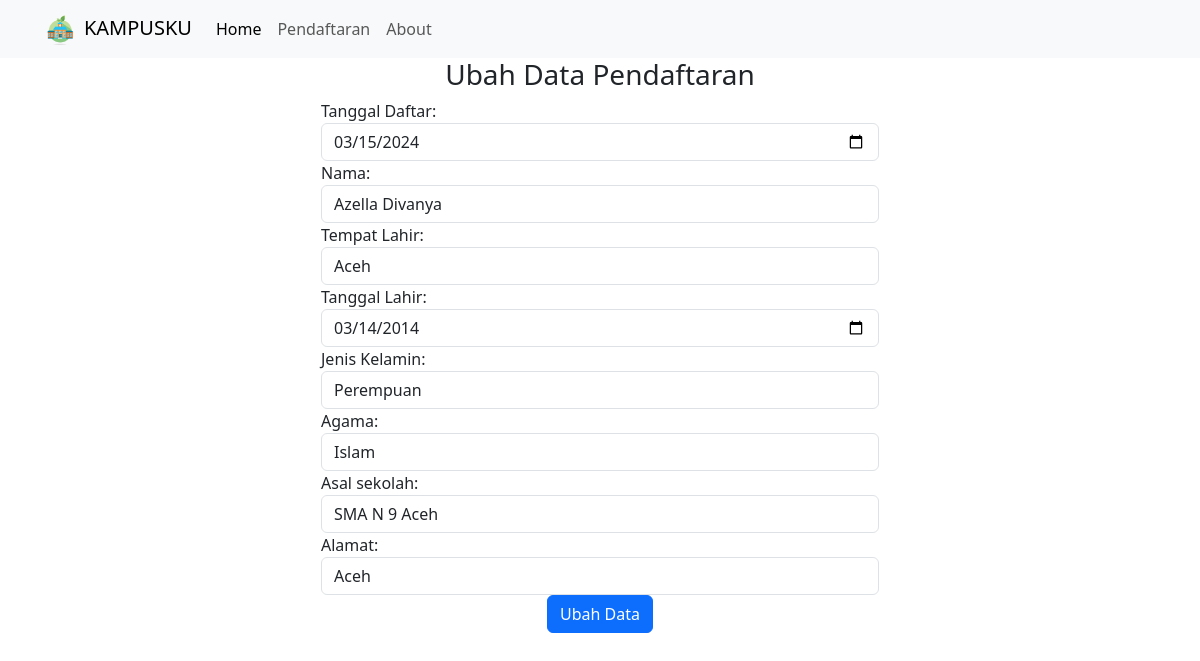
/public/Pendaftaran/fromubah/1, run on the app's committed database.
### tables this page shows
CREATE TABLE `pendaftaran` (
  `no_pendaftaran` int(10) NOT NULL,
  `tanggal_daftar` date NOT NULL,
  `nama` varchar(40) NOT NULL,
  `tempat_lahir` varchar(20) NOT NULL,
  `tanggal_lahir` date NOT NULL,
  `jenis_kelamin` varchar(20) NOT NULL,
  `agama` varchar(20) NOT NULL,
  `asal_sekolah` varchar(30) NOT NULL,
  `alamat` varchar(30) NOT NULL
);

### app/core/Controller.php (called while the page is built, shortened)
<?php
class Controller{
    public function view($view, $data = [])
    {
        require_once '../app/views/' . $view . '.php';
    }
    public function model($model)
    {
        return new $model;
    }
}

### app/controllers/Pendaftaran.php (called while the page is built, shortened)
<?php
class pendaftaran extends Controller {
public function fromubah($no_pendaftaran)
    {
        $data['judul'] = 'Ubah Data Pendaftaran';
        $data['ubahdata'] = $this->model('Pendaftaran_model')->ubah($no_pendaftaran);
        $this->view('pendaftaran/ubah_data', $data);
    }
}

### app/core/App.php (called while the page is built, shortened)
<?php
class App{
    protected $method = 'index';
    protected $params = [];
    public function __construct()
    {
        $url = $this->parseURL();
        if (isset($url[0]) && file_exists('../app/controllers/' . $url[0] . '.php')) {
            unset($url[0]);
        }
        $this->controller = new $this->controller;
        if (isset($url[1])) {
            if (method_exists($this->controller, $url[1])) {
                $this->method = $url[1];
                unset($url[1]);
            }
        }
        if (!empty($url)) {
            $this->params = array_values($url);
        }
        call_user_func_array([$this->controller, $this->method], $this->params);
    }
    public function parseURL()
    {
        if(isset($_GET['url'])){
            $url = rtrim($_GET['url'], '/');
            $url = filter_var($url, FILTER_SANITIZE_URL);
            $url = explode('/', $url);
            return $url;
        }
    }
}

### public/index.php (called while the page is built, shortened)
<?php
$app = new App;

### app/core/Database.php (called while the page is built, shortened)
<?php
class Database
{
    private $host = DB_HOST;
    private $user = DB_USER;
    private $pass = DB_PASS;
    private $db_name = DB_NAME;
    private $dbh;
    private $stmt;
    public function __construct()
    {
        $dsn = 'mysql:host=' . $this->host . ';dbname=' . $this->db_name;
        $option = [
            PDO::ATTR_PERSISTENT => true,
            PDO::ATTR_ERRMODE => PDO::ERRMODE_EXCEPTION
        ];
        try {
            $this->dbh = new PDO($dsn, $this->user, $this->pass, $option);
        } catch (PDOException $e) {
            die($e->getMessage());
        }
    }
    public function query($query)
    {
        $this->stmt = $this->dbh->prepare($query);
    }
    public function bind($param, $value, $type = null)
    {
        if (is_null($type)) {
            switch (true) {
                default:
                    $type = PDO::PARAM_STR;
            }
        }
        $this->stmt->bindValue($param, $value, $type);
    }
    public function execute()
    {
        $this->stmt->execute();
    }
    public function resultAll()
    {
        $this->execute();
        return $this->stmt->fetchAll(PDO::FETCH_ASSOC);
    }
}

### app/models/Pendaftaran_model.php (called while the page is built, shortened)
<?php
class Pendaftaran_model {
    private $db ;
    public function __construct()
    {
        $this->db = new Database;
    }
public function ubah($no_pendaftaran)
{
    $this->db->query("SELECT * FROM pendaftaran WHERE no_pendaftaran =:no_pendaftaran");
    $this->db->bind('no_pendaftaran', $no_pendaftaran);
    return $this->db->resultAll();
}
}

### app/views/pendaftaran/ubah_data.php (the view, shortened to what this page needs)
<div class ="container">
<form action="<?=BASEURL?>/Pendaftaran/prosesubah" method="POST" class="mx-auto" style="width: 50%; margin-left: 2cm;">
    <h3 class="text-center">Ubah Data Pendaftaran</h3>
    <?php foreach ($data['ubahdata'] as $ubah): ?>
        <div class="form-group">
            <label for="tanggal_daftar">Tanggal Daftar:</label>
            <input type="date" class="form-control" value="<?= $ubah['tanggal_daftar']?>" name="tanggal_daftar">
        </div>
        <div class="form-group">
            <label for="nama">Nama:</label>
            <input type="text" class="form-control" value="<?= $ubah['nama']?>" name="nama">
        </div>
        <div class="form-group">
            <label for="tempat_lahir">Tempat Lahir:</label>
            <input type="text" class="form-control" value="<?= $ubah['tempat_lahir']?>" name="tempat_lahir">
        </div>
        <div class="form-group">
            <label for="tanggal_lahir">Tanggal Lahir:</label>
            <input type="date" class="form-control" value="<?= $ubah['tanggal_lahir']?>" name="tanggal_lahir">
        </div>
        <div class="form-group">
            <label>Jenis Kelamin:</label>
            <select class="form-control" name="jenis_kelamin">
                <option value="<?= $ubah['jenis_kelamin']?>"><?= $ubah['jenis_kelamin']?></option>
            </select>
        </div>
        <div class="form-group">
            <label for="agama">Agama:</label>
            <input type="text" class="form-control" value="<?= $ubah['agama']?>" name="agama">
        </div>
        <div class="form-group">
            <label for="asal_sekolah">Asal sekolah:</label>
            <input type="text" class="form-control" value="<?= $ubah['asal_sekolah']?>" name="asal_sekolah">
        </div>
        <div class="form-group">
            <label for="alamat">Alamat:</label>
            <input type="text" class="form-control" value="<?= $ubah['alamat']?>" name="alamat">
        </div>
    <?php endforeach; ?>
    <button type="submit" class="btn btn-primary mx-auto d-block">Ubah Data</button>
</form>

### data on the page
pendaftaran: tanggal_daftar "03/15/2024", nama "Azella Divanya", tempat_lahir "Aceh", tanggal_lahir "03/14/2014", jenis_kelamin "Perempuan", agama "Islam", asal_sekolah "SMA N 9 Aceh", alamat "Aceh"
